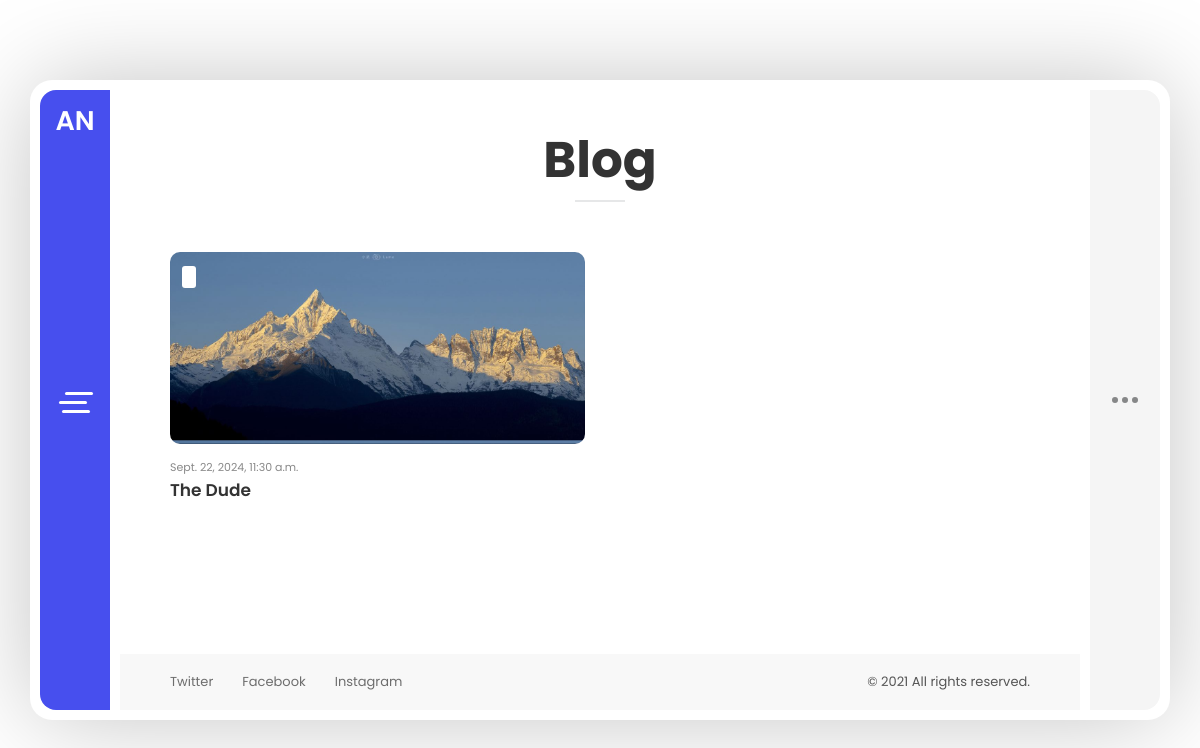
The app's page /blogs/ with its own data.
### blogs/models.py (models this page shows)
class Blogs(models.Model):
    title = models.CharField(max_length=100)
    description = RichTextField()
    active = models.BooleanField(default=True)
    datetime_created = models.DateTimeField(auto_now_add=True)
    datetime_modified = models.DateTimeField(auto_now=True)
    cover = models.ImageField(upload_to='Blogs_cover/', blank= True)
    def get_absolute_url(self):
        return reverse("blog_info", args=[self.pk])

### blogs/views.py (the view)
# urls.py: path('', BlogsView.as_view(), name= 'blogs_list'),
class BlogsView(generic.ListView):
    queryset = Blogs.objects.filter(active=True).order_by('-datetime_created')
    context_object_name = 'blogs'
    template_name = 'blogs/blogs_list.html'

### blogs/context_processors.py (called while the page is built)
def blogs(request):
    return {'blog':Blogs.objects.all()}

### blogs/templates/blogs/blogs_list.html (shortened to what this page needs)
{% extends "_base.html" %}
{% block content %}
{% include 'leftbar.html' %}
    <div class="content-area single-page-area" data-animation="animated-section-rotateRoomBottomIn">
      <div class="single-page-content">
        <div class="content-wrapper">
          <div class="page-title">
            <h1>Blog</h1>
          </div>
          <article class="page type-page">
            <div class="entry-content">
              <div class="row">
                <div class=" col-xs-12 col-sm-12 ">
                  <div class="blog-masonry two-columns clearfix">
                    {% for foo in blogs %}
                    <div class="item">
                      <div class="blog-card">
                        <div class="media-block">
                          <div class="category">
                            <a href="#" title="ssss"></a>
                          </div>
                          <a href="{{foo.get_absolute_url}}">
                            {% if foo.cover %}
                            <img src="{{foo.cover.url}}" alt="" title="" />
                            {% endif %}
                          </a>
                        </div>
                        <div class="post-info">
                          <div class="post-date">{{foo.datetime_created}}</div>
                          <a href="{{foo.get_absolute_url}}">
                            <h4 class="blog-item-title">{{foo.title}}</h4>
                          </a>
                        </div>
                      </div>
                    </div>
                    {% endfor %}
                  </div>
                </div>
              </div>
            </div>
          </article>
        </div>
      </div>
      <footer class="site-footer clearfix">
        <div class="footer-social">
          <ul class="footer-social-links">
            <li>
              <a href="#" target="_blank">Twitter</a>
            </li>
            <li>
              <a href="#" target="_blank">Facebook</a>
            </li>
            <li>
              <a href="#" target="_blank">Instagram</a>
            </li>
          </ul>
        </div>
        <div class="footer-copyrights">
          <p>© 2021 All rights reserved.</p>
        </div>
      </footer>
    </div>
  </div>
</div>
{% endblock  %}

### static/css/animations.css (style rules this page uses)
.animated-section-rotateRoomBottomIn { -webkit-transform-origin: 50% 100%; transform-origin: 50% 100%; -webkit-animation: rotateRoomBottomIn .8s both ease; animation: rotateRoomBottomIn .8s both ease; }

### records on screen
Blogs: cover (picture), datetime_created "Sept. 22, 2024, 11:30 a.m.", title "The Dude"
